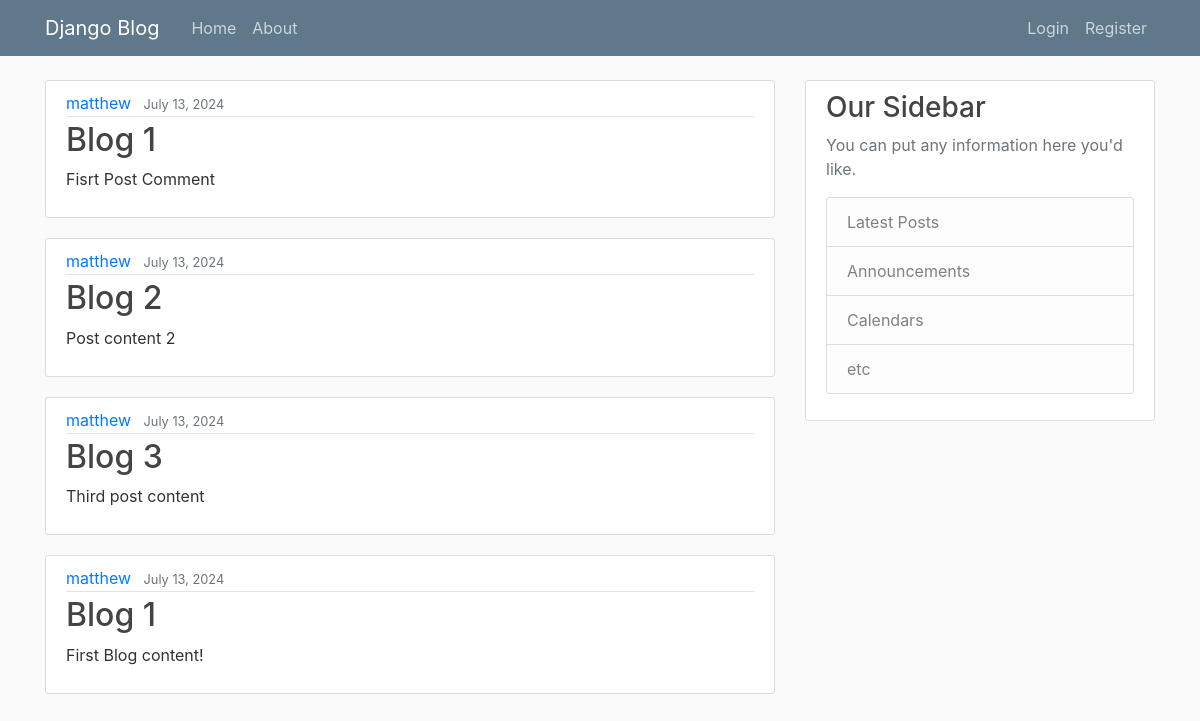
Before: / with the older database file.
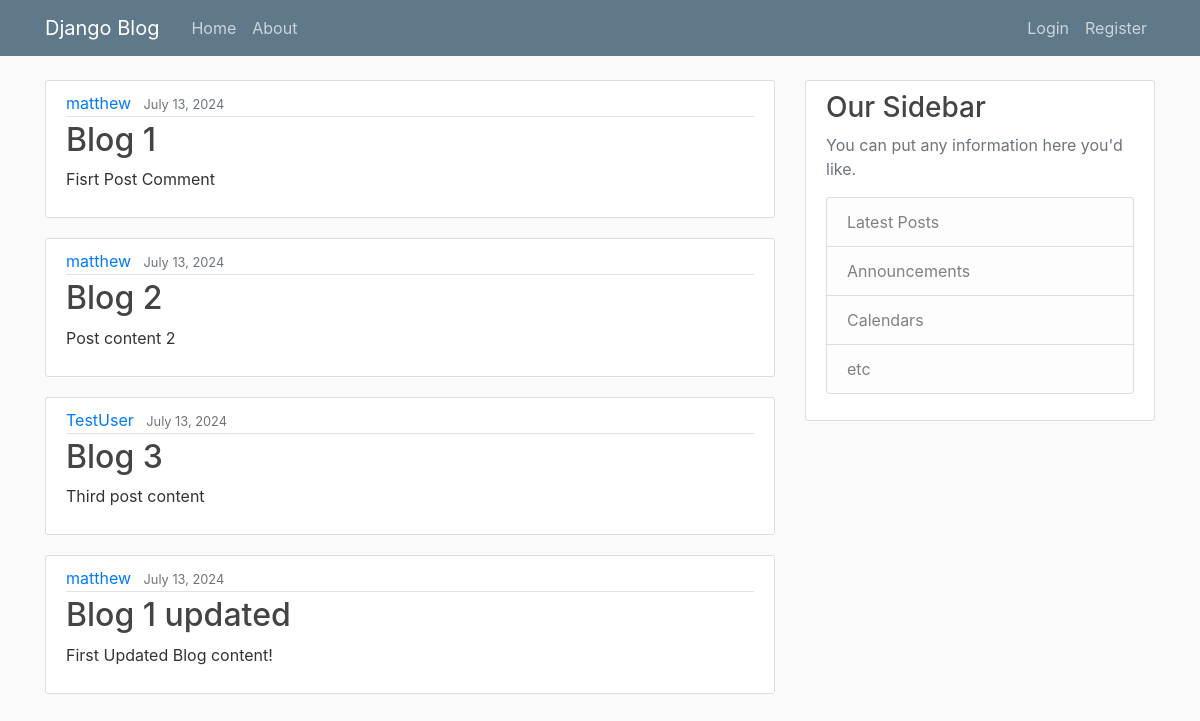
After: the same page with the newer database file.
### blog/models.py (models this page shows, shortened)
class Post(models.Model):
    title = models.CharField(max_length=100)
    content = models.TextField()
    date_posted = models.DateTimeField(default = timezone.now)
    author = models.ForeignKey(User, on_delete=models.CASCADE)

### blog/views.py (the view)
# urls.py: path('', views.home, name='blog-home'),
def home(request):
    context={
        'posts': Post.objects.all()
    }
    return render(request, 'blog/home.html', context)

### blog/templates/blog/home.html
{% extends "blog/base.html" %}
{% block content %}
    {% for post in posts %}
        <article class="media content-section">
            <div class="media-body">
                <div class="article-metadata">
                <a class="mr-2" href="#">{{ post.author }}</a>
                <small class="text-muted">{{ post.date_posted|date:"F d, Y" }}</small>
                </div>
                <h2><a class="article-title" href="#">{{ post.title }}</a></h2>
                <p class="article-content">{{ post.content }}</p>
            </div>
        </article>
    {% endfor %}
{% endblock %}

Changed rows visible on the page:
changed Post "Blog 3": author "matthew" → "TestUser"
changed Post: title "Blog 1" → "Blog 1 updated"; content "First Blog content!" → "First Updated Blog content!"
